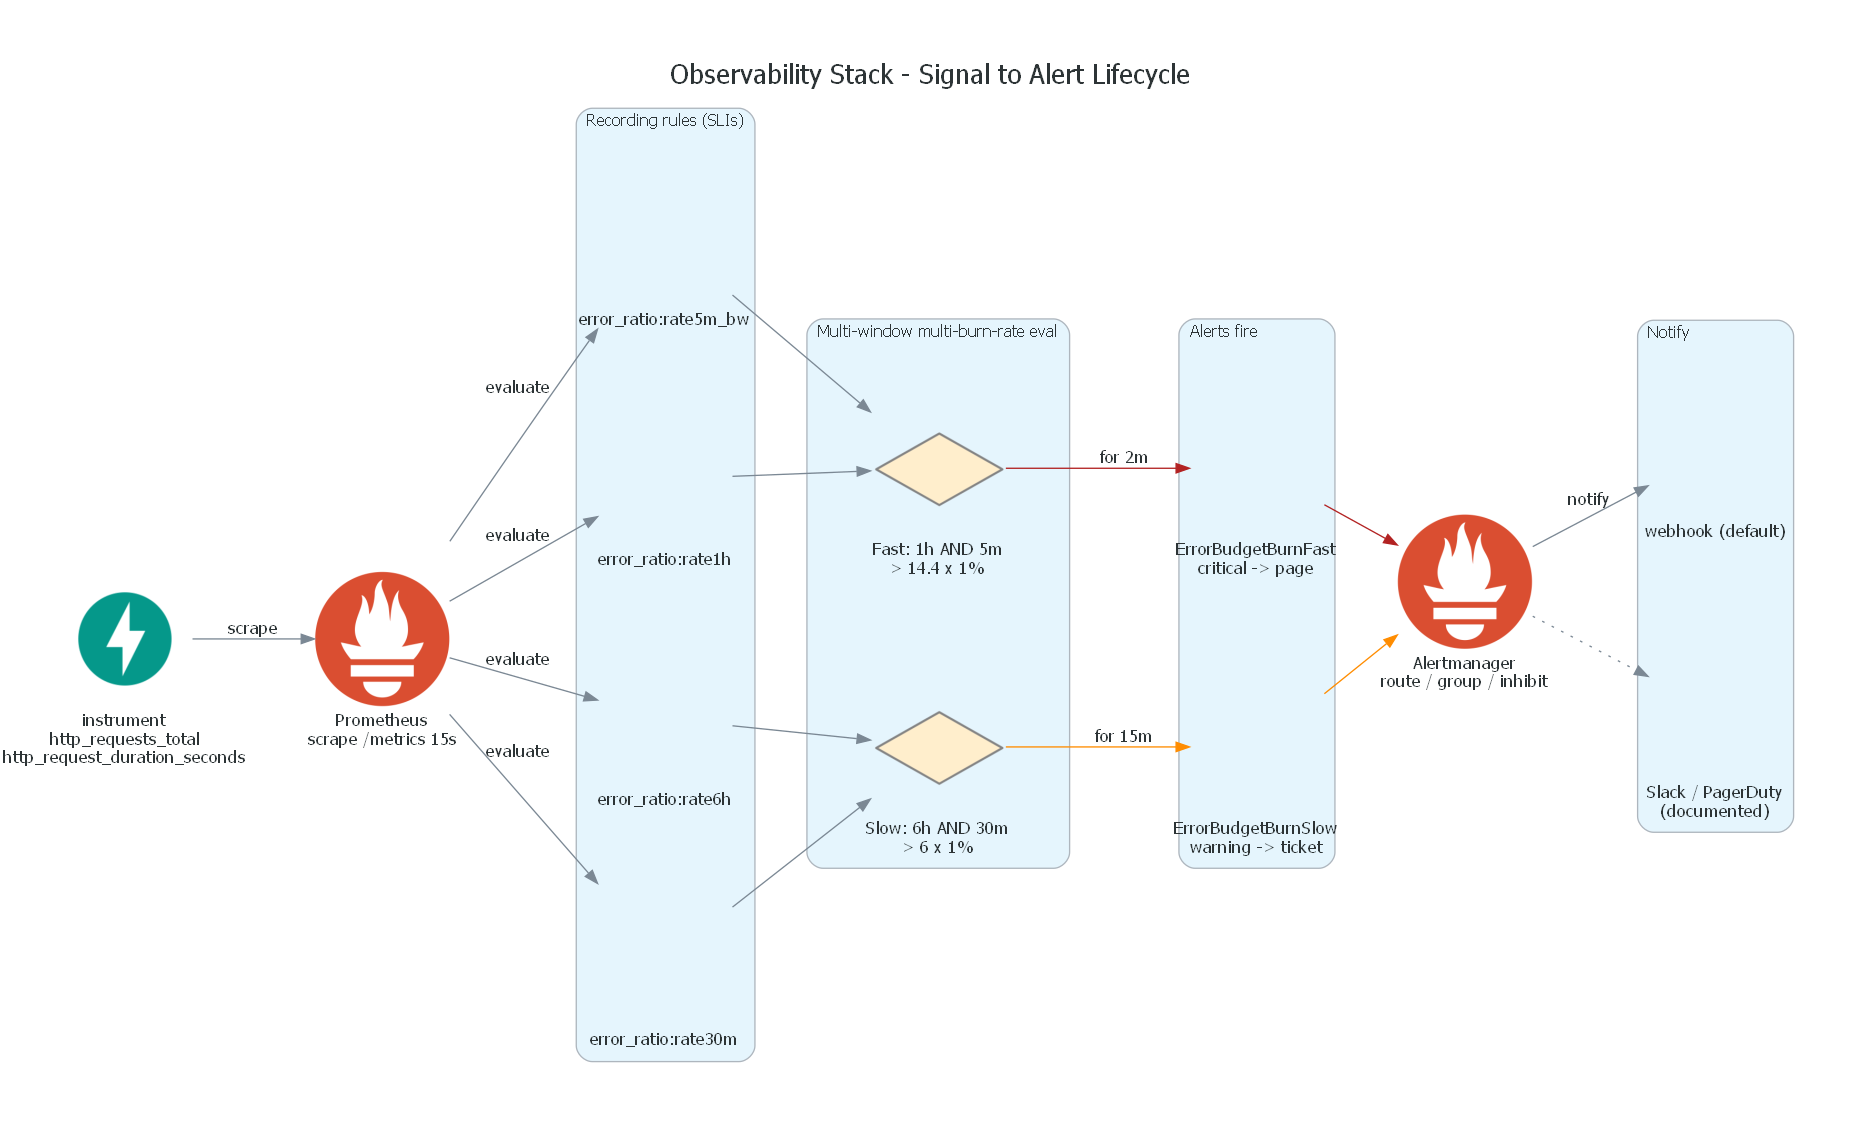

The script that drew this image:
#!/usr/bin/env python3
"""Render the signal -> alert lifecycle as alerting_flow.png.

Traces one telemetry signal end to end, exactly as wired in this repo:

    instrument (prometheus_client counter/histogram/gauge)
      -> Prometheus scrapes /metrics
      -> recording rules pre-compute SLIs (error ratio over 5m/30m/1h/6h)
      -> multi-window multi-burn-rate alerts evaluate
      -> ErrorBudgetBurnFast (14.4x, page) / ErrorBudgetBurnSlow (6x, ticket) fire
      -> Alertmanager routes / groups / inhibits
      -> notify receivers.

Usage:  python alerting_flow.py   ->   alerting_flow.png  (needs Graphviz `dot`)

Author: Md Irshad - Senior Cloud & AI Platform Engineer
"""
from diagrams import Cluster, Diagram, Edge
from diagrams.onprem.monitoring import Prometheus
from diagrams.programming.framework import Fastapi
from diagrams.programming.flowchart import Decision
from diagrams.generic.blank import Blank

# Alertmanager icon exists only in newer `diagrams` releases; fall back to the
# Prometheus-family icon so this renders regardless of installed version.
try:  # pragma: no cover - purely cosmetic icon selection
    from diagrams.onprem.monitoring import Alertmanager
except ImportError:  # pragma: no cover
    Alertmanager = Prometheus

graph_attr = {
    "fontsize": "20",
    "labelloc": "t",
    "bgcolor": "white",
    "pad": "0.6",
    "splines": "spline",
}

with Diagram(
    "Observability Stack - Signal to Alert Lifecycle",
    filename="alerting_flow",
    show=False,
    direction="LR",
    graph_attr=graph_attr,
):
    app = Fastapi("instrument\nhttp_requests_total\nhttp_request_duration_seconds")

    prom = Prometheus("Prometheus\nscrape /metrics 15s")

    with Cluster("Recording rules (SLIs)"):
        r5m = Blank("error_ratio:rate5m_bw")
        r30m = Blank("error_ratio:rate30m")
        r1h = Blank("error_ratio:rate1h")
        r6h = Blank("error_ratio:rate6h")

    with Cluster("Multi-window multi-burn-rate eval"):
        fast = Decision("Fast: 1h AND 5m\n> 14.4 x 1%")
        slow = Decision("Slow: 6h AND 30m\n> 6 x 1%")

    with Cluster("Alerts fire"):
        page = Blank("ErrorBudgetBurnFast\ncritical -> page")
        ticket = Blank("ErrorBudgetBurnSlow\nwarning -> ticket")

    alertmgr = Alertmanager("Alertmanager\nroute / group / inhibit")

    with Cluster("Notify"):
        webhook = Blank("webhook (default)")
        slack = Blank("Slack / PagerDuty\n(documented)")

    app >> Edge(label="scrape") >> prom
    prom >> Edge(label="evaluate") >> [r5m, r30m, r1h, r6h]

    r1h >> fast
    r5m >> fast
    r6h >> slow
    r30m >> slow

    fast >> Edge(color="firebrick", label="for 2m") >> page
    slow >> Edge(color="darkorange", label="for 15m") >> ticket

    page >> Edge(color="firebrick") >> alertmgr
    ticket >> Edge(color="darkorange") >> alertmgr

    alertmgr >> Edge(label="notify") >> webhook
    alertmgr >> Edge(style="dotted") >> slack
